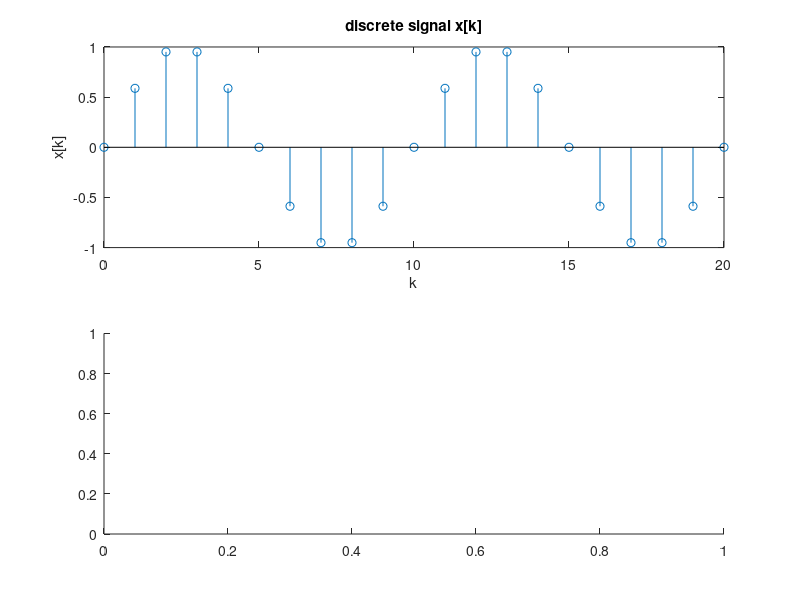

Reproduce this figure in MATLAB. (Note: this script raises an error after producing the figure.)
periods = input('enter the number of periods: ');
step_size = input('enter the step size that wish to use: ');

global omega;
omega = [-(periods)*pi: step_size: (periods)*pi];

for index = 1:5;
    sampling_rate = input('please enter the sampling rate: ');
    N = floor(2* sampling_rate);
    k = [0: 1: 2*N];
    x = sin(2 * pi / N * k);
    subplot(2,1,1);
    stem (k,x);
    xlabel('k');
    ylabel('x[k]');
    title ('discrete signal x[k]');
    my_fft = fft(x,k);
    subplot (2,1,2);
    plot(omega, abs(my_fft));
    xlabel('W');
    ylabel('X(W)');
    title ('DTFT of x[k]');
end;    
    

%sampling function
function fourier = fft(x,k)
global omega;

for index = 1: length(omega)
    sum = 0;
    for p = 1: length(x)
        sum = sum + x(p).* exp(-1*j.* omega(index).* p);
    end;
    output(index) = sum;
end;     
    
fourier = output;
end
